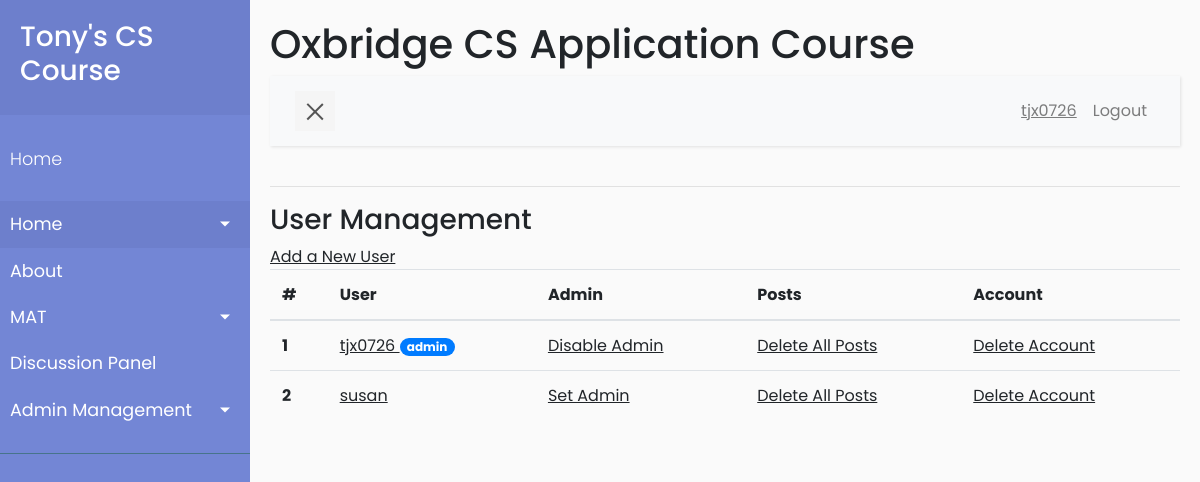
Before: /management/user_management (signed in) with the older database file.
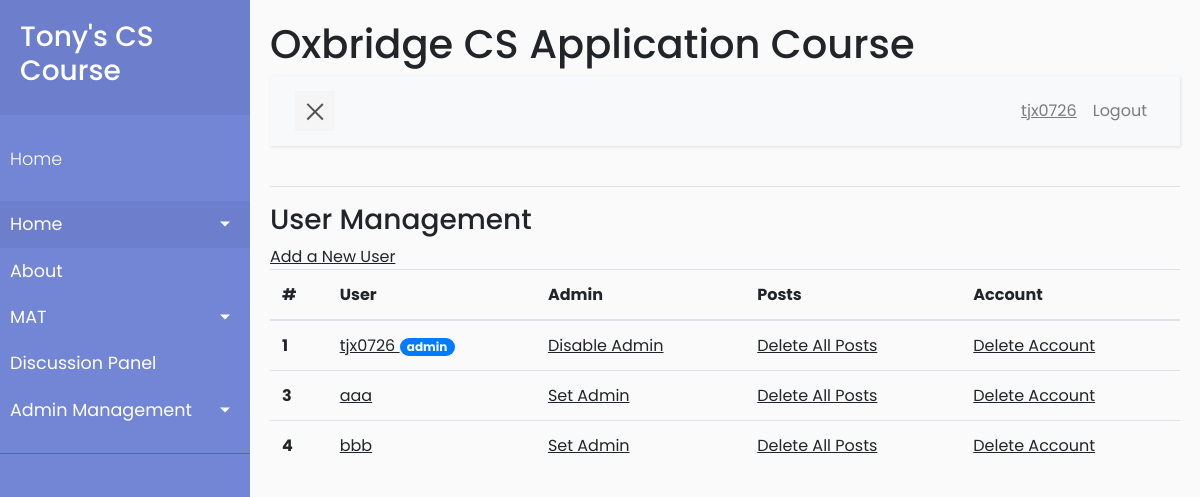
After: the same page with the newer database file.
### app/models.py (models this page shows, shortened)
class User(UserMixin, db.Model):
    id = db.Column(db.Integer, primary_key=True)
    username = db.Column(db.String(64), index=True, unique=True)
    firstname = db.Column(db.String(64), index=True)
    lastname = db.Column(db.String(64), index=True)
    email = db.Column(db.String(120), index=True, unique=True)
    password_hash = db.Column(db.String(128))
    is_admin = db.Column(db.Boolean, default=False)
    posts = db.relationship('Post', backref='author', lazy='dynamic')
    mats = db.relationship('Mat', secondary=user_mat_association,
                           back_populates='viewers')
    mat_results = db.relationship('Mat_result', backref='student', lazy='dynamic')

### app/routes.py (the view)
@app.route('/management/user_management')
@login_required
@admin_requirement
def user_management():
    users = User.query.order_by(User.id).all()
    return render_template('user_management.html', title='User Management',
                           users=users)

### app/models.py (called while the page is built)
@login.user_loader
def load_user(id):
    return User.query.get(int(id))

### app/routes.py (called while the page is built)
def admin_requirement(f):
    from functools import wraps
    @wraps(f)
    def wrap(*args, **kwargs):
        if current_user.is_admin:
            return f(*args, **kwargs)
        else:
            flash('You have no access to admin contents.')
            return redirect(url_for('index'))
    return wrap

### app/templates/user_management.html
{% extends "base.html" %}
{% block content %}
<h3>User Management</h3> <a href="{{ url_for('register') }}"><u>Add a New User</u> </a>
    <table class="table">
        <thead>
        <tr>
            <th scope="col">#</th>
            <th scope="col">User</th>
            <th scope="col">Admin</th>
            <th scope="col">Posts</th>
            <th scope="col">Account</th>
        </tr>
        </thead>
        <tbody>
    {% for u in users %}
        <tr>
            <th scope="row">{{ u.id }}</th>
            <td>
                <u><a href="{{ url_for('user_default', username=u.username) }}">
                            {{u.username}} </a></u>
                {% if u.is_admin %}
                <span class="badge badge-pill badge-primary">admin </span>
                {% endif %}
            </td>
            <td>
                <u><a href="{{ url_for('change_admin', username=u.username) }}">
                {% if u.is_admin%}
                Disable Admin
                {% else %}
                Set Admin
                {% endif%}
                </a></u>
            </td>
            <td>
                <u><a href='{{url_for('delete_user_post_confirm', username=u.username)}}'>
                        Delete All Posts
                </a></u>
            </td>
            <td>
                <u><a href="{{url_for('delete_user_confirm', username=u.username)}}">
                        Delete Account
                </a></u>
            </td>
        </tr>
    {% endfor %}
        </tbody>
    </table>
{% endblock%}

### app/templates/base.html (shortened to what this page needs)
<html lang="en">
    <head>
        <link rel="stylesheet" href="{{  url_for('static', filename='scripts/css/bootstrap.min.css') }}">
        <link rel="stylesheet" href="{{  url_for('static', filename='scripts/css/style5.css') }}">
    </head>
    <body>
        <div class="wrapper">
            <nav id="sidebar">
                <div class="sidebar-header">
                    <a href="{{ url_for('index') }}"><h3>Tony's CS Course</h3></a>
                </div>
                <ul class="list-unstyled components">
                    <a href="{{ url_for('index') }}"><p>Home</p></a>
                    <li class="active">
                        <a href="#homeSubmenu" data-toggle="collapse" aria-expanded="false" class="dropdown-toggle">Home</a>
                    </li>
                    <li>
                        <a href="#">About</a>
                    </li>
                    <li>
                        <a href="#matSubmenu" data-toggle="collapse"
                            aria-expanded="false" class="dropdown-toggle">MAT</a>
                    </li>
                    <li>
                        <a href="{{ url_for('discussion_no_page') }}">Discussion Panel</a>
                    </li>
					{% if current_user.is_admin%}
                    <li>
                        <a href="#adminSubmenu" data-toggle="collapse" aria-expanded="false" class="dropdown-toggle">Admin Management</a>
                    </li>
					{% endif %}
                </ul>
            </nav>
            <div id="content">
                <h1>Oxbridge CS Application Course</h1>
                <nav class="navbar navbar-expand-lg navbar-light bg-light">
                    <div class="container-fluid">
                        <button type="button" id="sidebarCollapse" class="navbar-btn">
                            <span></span>
                        </button>
                        <div class="collapse navbar-collapse" id="navbarSupportedContent">
                            <ul class="nav navbar-nav ml-auto">
                                {% if current_user.is_anonymous %}
                                <li class="nav-item">
                                    <a class="nav-link" href="{{ url_for('login') }}">Login</a>
                                </li>
                                <li class="nav-item">
                                    <a class="nav-link" href="{{
                                        url_for('register') }}">Register</a>
                                </li>
                                {% else %}
                                <li class="nav-item">
                                    <a class="nav-link" href="{{
                                        url_for('user_default', username=current_user.username)}}"><u>{{current_user.username}}</u></a>
                                </li>
                                <li class="nav-item">
                                    <a class="nav-link" href="{{ url_for('logout') }}">Logout</a>
                                </li>
                                {% endif %}
                            </ul>
                        </div>
                    </div>
                </nav>
                <hr>
                {% block content %}
                {% endblock %}
            </div>
        </div>
    </body>
</html>

Changed rows visible on the page:
removed User: id "2", username "susan", is_admin "Set Admin"
added User: id "3", username "aaa", is_admin "Set Admin"
added User: id "4", username "bbb", is_admin "Set Admin"
